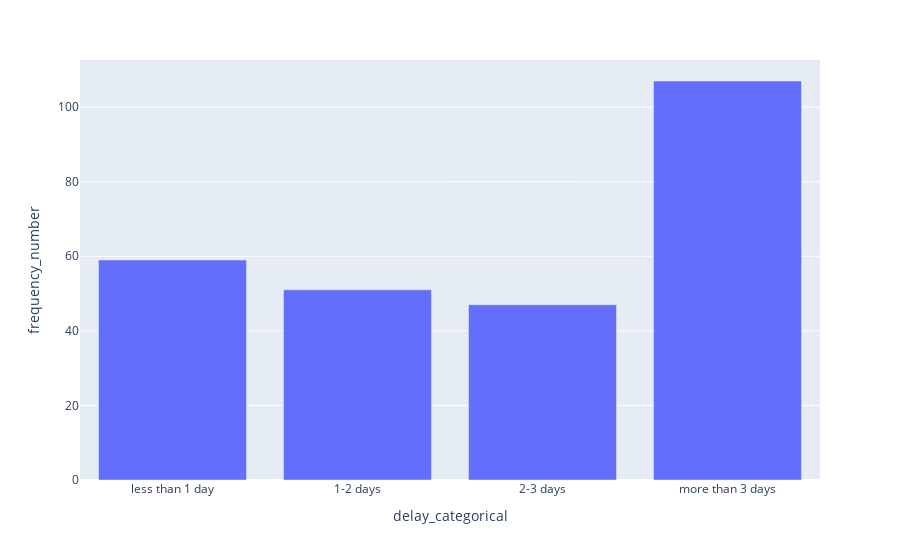

Notebook code for this chart:
### Code cell
px.bar(barchart_data, x='delay_categorical', y='frequenсу_number')

### Figure 1 — Plotly figure (JSON) as saved in the notebook; plotly's stock layout.template omitted (floating-point values rounded to 4 significant figures)
{"data": [{"alignmentgroup": "True", "hovertemplate": "delay_categorical=%{x}<br>frequenсу_number=%{y}<extra></extra>", "legendgroup": "", "marker": {"color": "#636efa"}, "name": "", "offsetgroup": "", "orientation": "v", "showlegend": false, "textposition": "auto", "type": "bar", "x": ["less than 1 day", "1-2 days", "2-3 days", "more than 3 days"], "xaxis": "x", "y": [59, 51, 47, 107], "yaxis": "y"}], "layout": {"barmode": "relative", "legend": {"tracegroupgap": 0}, "margin": {"t": 60}, "xaxis": {"anchor": "y", "domain": [0, 1], "title": {"text": "delay_categorical"}}, "yaxis": {"anchor": "x", "domain": [0, 1], "title": {"text": "frequenсу_number"}}}}
